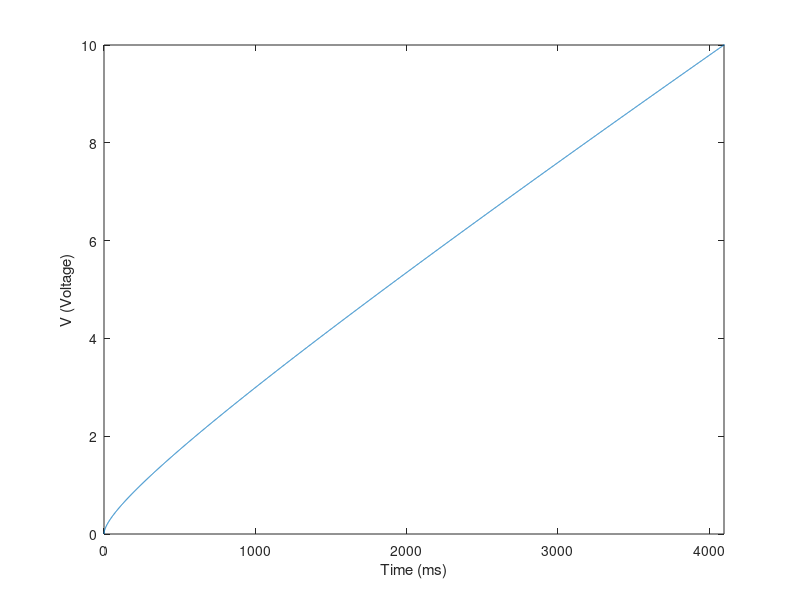

Source code (MATLAB):
clear all
fclose all

Time=0:1:10000;    %ms

Multi=64;

Old_a0=-0.1726;

Old_a1=0.003324049893174;

Old_a2=3.124999999999999e-05;


a0_corr=-1;
a1_corr=0.3;
a2_corr=-0.05;


New_a0=Old_a0*(1+a0_corr)

New_a1=Old_a1*(1+a1_corr)

New_a2=Old_a2*(1+a2_corr)


V=New_a0+New_a1*(Time*Multi).^0.5+New_a2*(Time*Multi);

plot(Time,V);
ylim([0 10]);
xlim([0 Time(find(V>10,1,'first'))]);
xlabel('Time (ms)');
ylabel('V (Voltage)');

Slope=diff(V)/(Time(2)-Time(1));

Slope_2V=Slope(find(V>2,1,'first'))
Slope_5V=Slope(find(V>5,1,'first'))
Slope_8V=Slope(find(V>8,1,'first'))